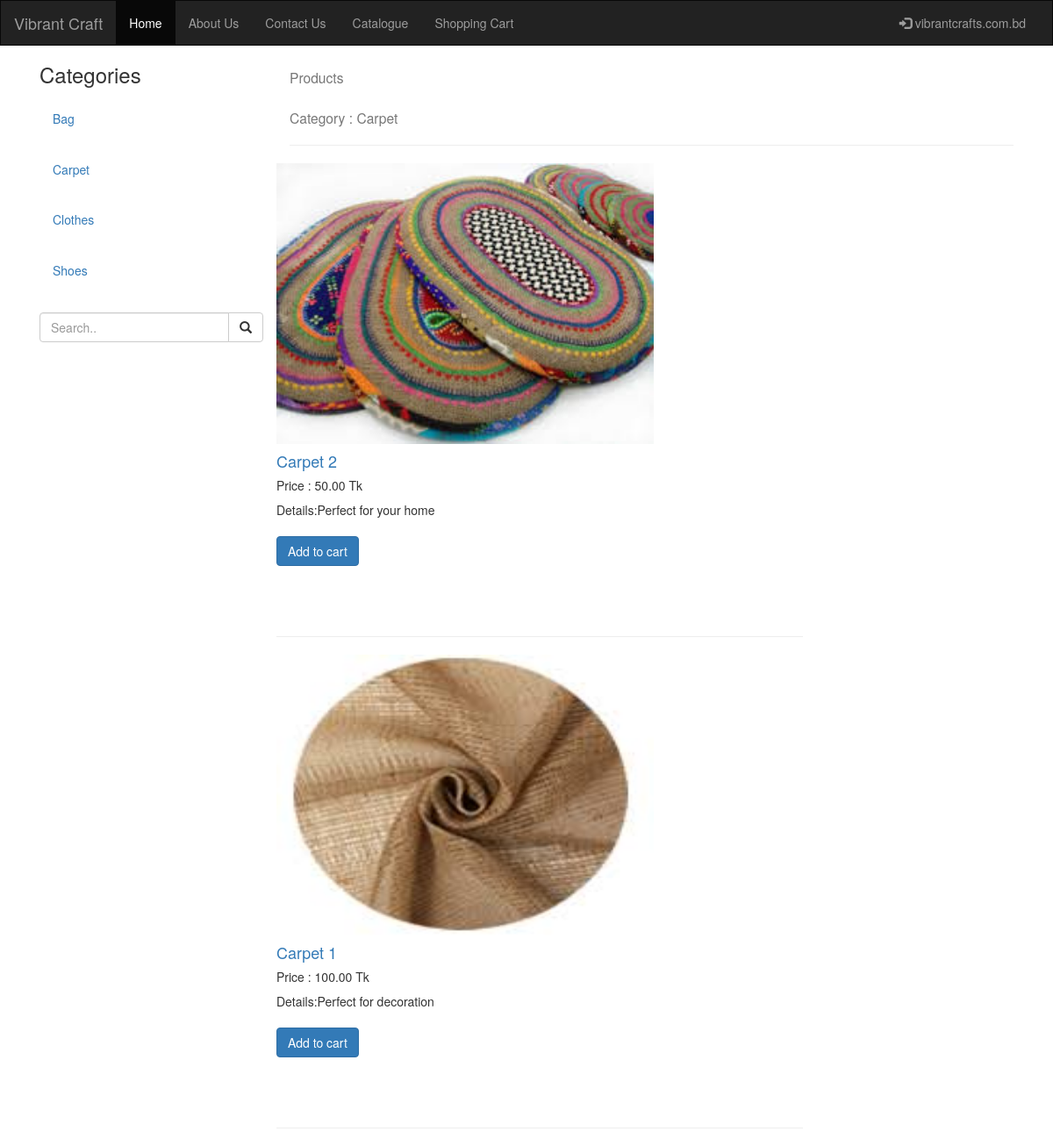
Page /shop/carpet/ on the committed database.
### shop/models.py (models this page shows, shortened)
class Category(models.Model):
    name = models.CharField(max_length=50)
    slug = models.SlugField(max_length=50, unique=True)
    class Meta:
        ordering = ['name', ]
        verbose_name = 'category'
        verbose_name_plural = 'categories'
    def get_absolute_url(self):
        return reverse('shop:product_list_by_category', args=[self.slug])

class Product(models.Model):
    category = models.ManyToManyField(Category)
    name = models.CharField(max_length=100, unique=True)
    slug = models.SlugField(max_length=50, unique=True)
    image = models.ImageField(upload_to='images', blank=True)
    description = models.TextField(blank=True)
    price = models.DecimalField(max_digits=9, decimal_places=2)
    stock = models.PositiveIntegerField()
    available = models.BooleanField(default=True)
    created_at = models.DateTimeField(auto_now_add=True)
    updated_at = models.DateTimeField(auto_now=True)
    class Meta:
        ordering = ['-created_at']
        index_together = ["id", "slug"]
    def get_absolute_url(self):
        return reverse('shop:product_detail', args=[self.id, self.slug])
    @property
    def image_url(self):
        if self.image and hasattr(self.image, 'url'):
            return self.image.url

### shop/views.py (the view)
# urls.py: url(r'^(?P<category_slug>[-\w]+)/$',views.product_list,name='product_list_by_category'),
def product_list(request, category_slug=None):
    category = None
    categories = Category.objects.all()
    products = Product.objects.filter(available=True)
    if category_slug:
        category = get_object_or_404(Category, slug=category_slug)
        products = products.filter(category=category)
    context = {'category': category, 'categories': categories, 'products': products}
    return render(request, 'shop/list.html', context)

### shop/templates/shop/list.html
{% extends "base.html" %}
{% block body_block %}
<div class="container-fluid">
  <div class="row content">
    <div class="col-sm-3 sidenav">
      <h3>Categories</h3>
      <ul class="nav nav-pills nav-stacked">
		{% for c in categories %}
			<li><a href="{{ c.get_absolute_url }}"><h5>{{ c.name }}</h5></a></li>
	    {% endfor %}
      </ul><br>
      <div class="input-group">
        <input type="text" class="form-control" placeholder="Search..">
        <span class="input-group-btn">
          <button class="btn btn-default" type="button">
            <span class="glyphicon glyphicon-search"></span>
          </button>
        </span>
      </div>
    </div>
    <div class="col-sm-9">
		  {% if not category %}
        <h3><small>All Products</small></h3>
        <hr>
      {% else %}
        <h3><small>Products</small></h3>
        <h3><small>Category : {{ category.name }}</small></h3>
        <hr>
      {% endif %}
      <div class="row">
        <div class="card" style="width: 60rem;">
          {% for product in products %}
            <img class="card-img-top" src="{{ product.image_url|default_if_none:'#' }}" alt="Nothing" width="430" height="320">
            <div class="card-block">
              <h4><a href="{{ product.get_absolute_url }}">{{ product.name }}</a></h4>
              <h5>Price : {{ product.price }} Tk</h5>
              Details:{{ product.description}}<br><br>
              <a href="{{ product.get_absolute_url }}" class="btn btn-primary">Add to cart</a>
            </div><br><br><br><hr>
          {% endfor %}
        </div>
      </div>
	  </div>
  </div>
</div>
{% endblock %}

### rows in the picture
Category: name "Bag"
Category: name "Carpet"
Category: name "Clothes"
Category: name "Shoes"
Product: image_url (picture), name "Carpet 2", price "50.00", description "Perfect for your home"
Product: image_url (picture), name "Carpet 1", price "100.00", description "Perfect for decoration"
